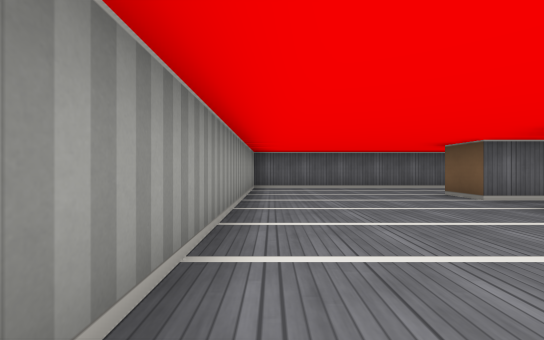
[1] (above)

13 first-person views from a walk through a cub3D level. The camera is about half as high as the walls, looks level and sees 90° across. The floor is counted in squares. Each view is taken from the middle of a square. On the plan, view 1 faces up. The plan holds only what a view shows up to about 9 squares ahead; the rest is blank. The place goes on beyond the plan.

[2]
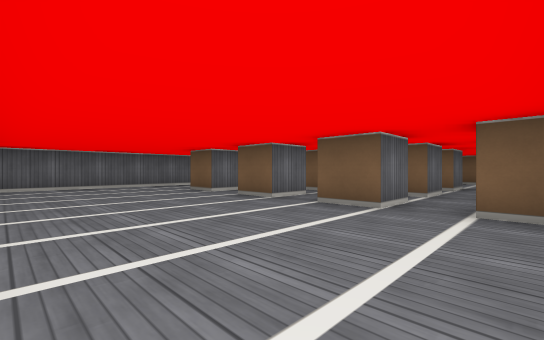

[3]
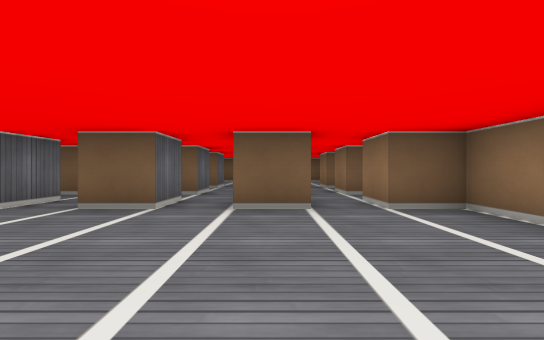

[4]
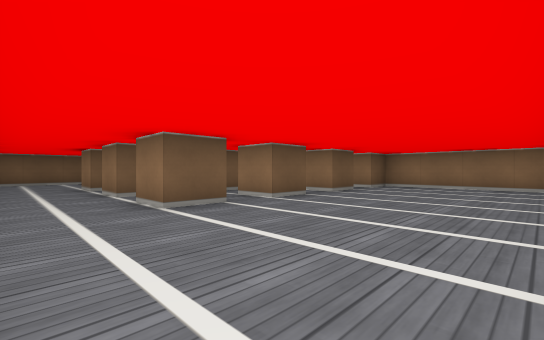

[5]
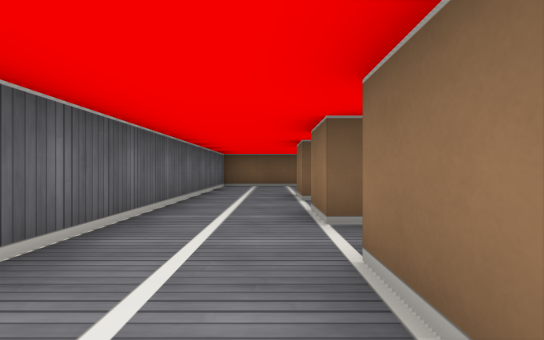

[6]
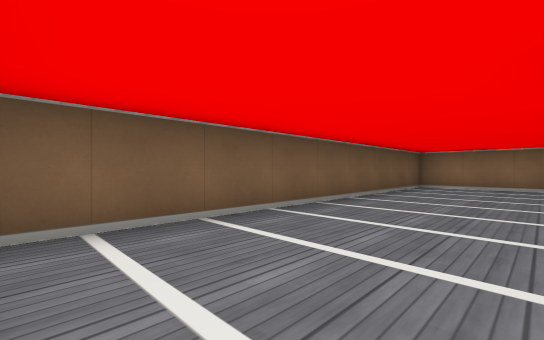

[7]
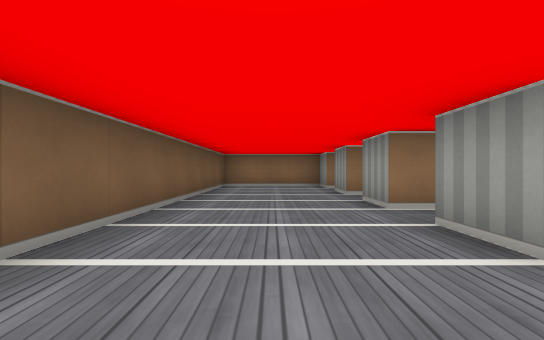

[8]
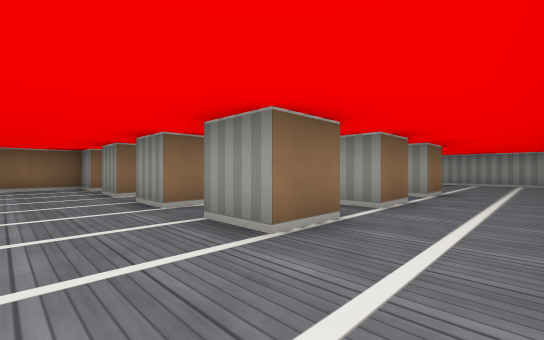

[9]
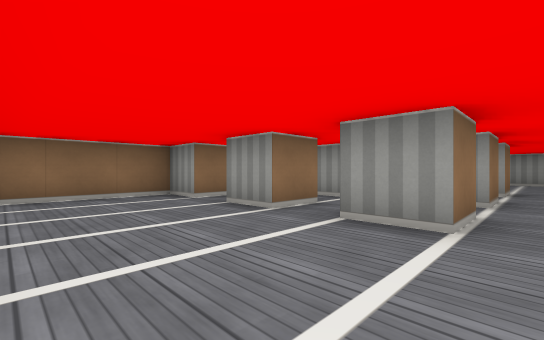

[10]
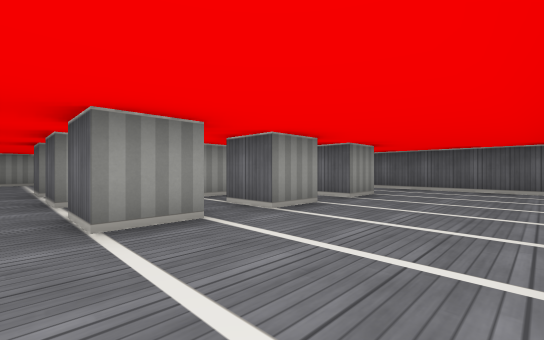

[11]
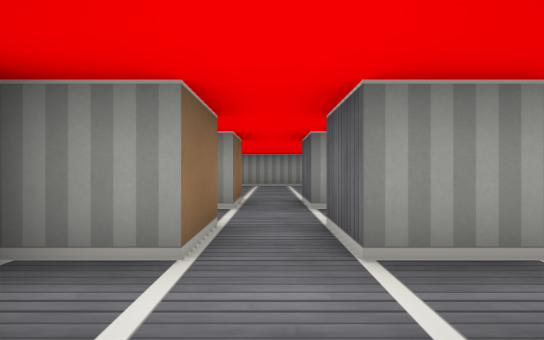

[12]
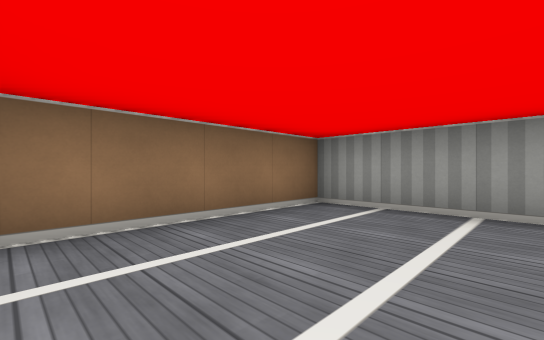

[13]
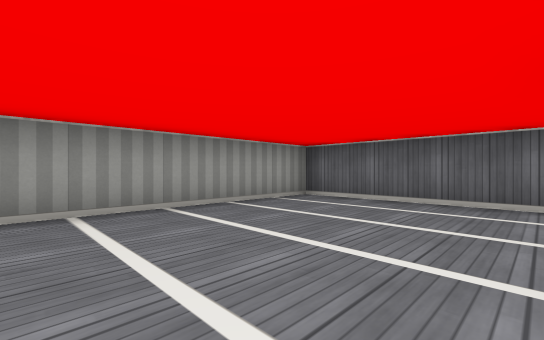

### Floor plan
Points are (right, up) in squares from view 1. A wall is a line through its corners. A room is listed if a view was taken in it or the views show most of it. See-through windows are left out.
Room 1 (views 1, 2, 3, 4, 5, 6, 7, 8, 9, 10, 11, 12, 13)
walls: (4.5, 2.5) (3.5, 2.5) (3.5, 3.5) (4.5, 3.5); (5.5, 2.5) (5.5, 3.5) (6.5, 3.5) (6.5, 2.5) (5.5, 2.5); (4.5, 4.5) (3.5, 4.5) (3.5, 5.5) (4.5, 5.5) (4.5, 5.1); (5.5, 4.9) (5.5, 5.5) (6.5, 5.5) (6.5, 4.9); (6.5, 1.5) (6.5, 0.5) (5.5, 0.5) (5.5, 0.9); (4.5, 0.5) (3.5, 0.5) (3.5, 1.5) (4.4, 1.5); (7.5, 3.5) (8.5, 3.5) (8.5, 2.5) (7.5, 2.5); (7.5, 1.5) (8.5, 1.5) (8.5, 0.5) (7.5, 0.5); (5.5, -0.5) (6.5, -0.5) (6.5, -1.5); (7.5, 5.5) (8.5, 5.5) (8.5, 4.5) (7.8, 4.5); (7.5, -0.5) (8.5, -0.5) (8.5, -1.5) (11.5, -1.5) (11.5, 7.5) (-0.5, 7.5) (-0.5, -1.5) (3.5, -1.5) (3.5, -0.5) (4.5, -0.5)

Where each view was taken, in squares from view 1:
view 1: 0 up, 0 right, facing up
view 2: 1 down, 0 right, facing up-right
view 3: 1 up, 0 right, facing right
view 4: 7 up, 0 right, facing down-right
view 5: 6 up, 3 right, facing right
view 6: 7 up, 9 right, facing down-right
view 7: 7 up, 10 right, facing down
view 8: 7 up, 10 right, facing down-left
view 9: 4 up, 11 right, facing down-left
view 10: 0 up, 11 right, facing up-left
view 11: 0 up, 8 right, facing left
view 12: 1 up, 3 right, facing down-left
view 13: 3 up, 3 right, facing up-left
